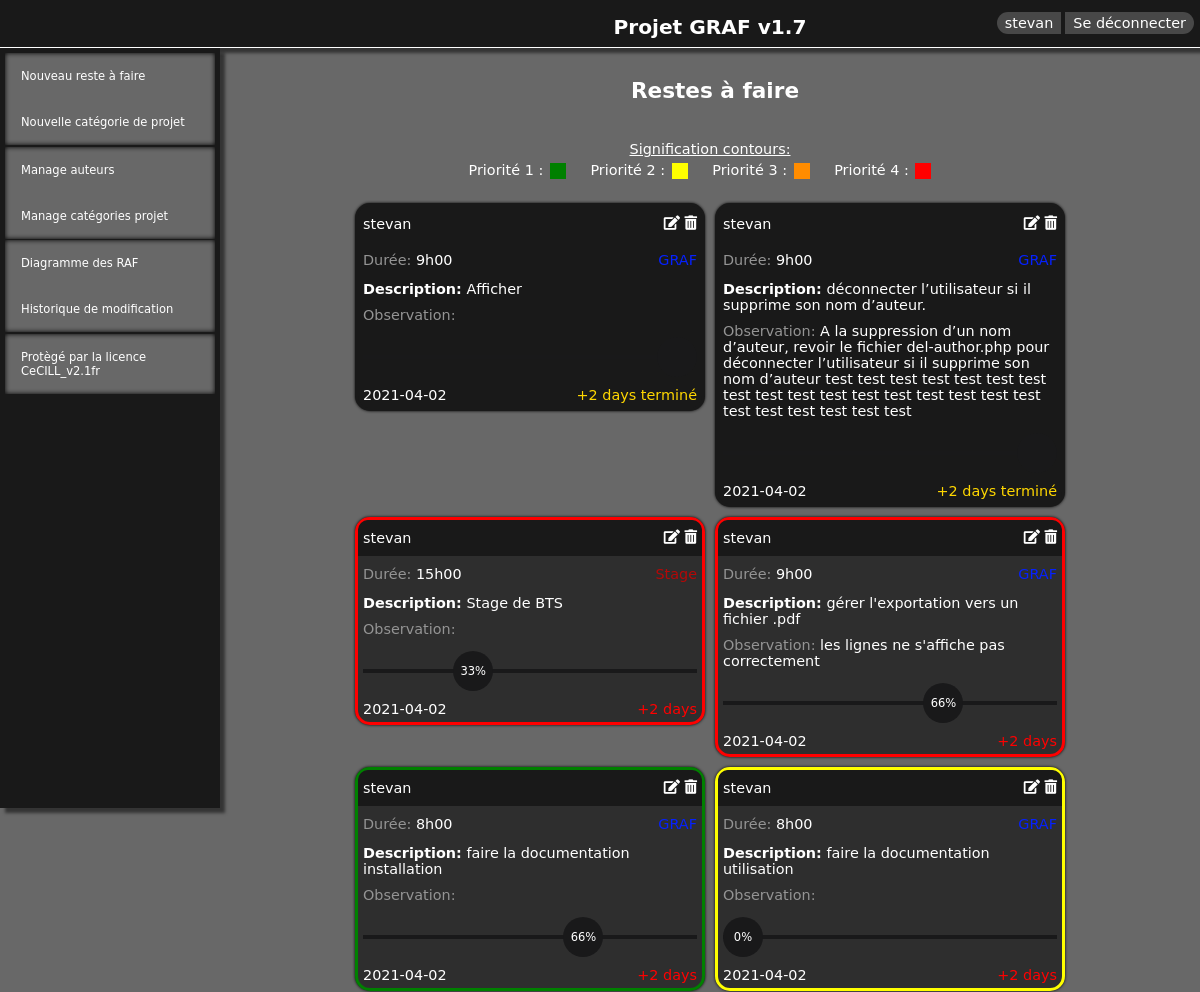
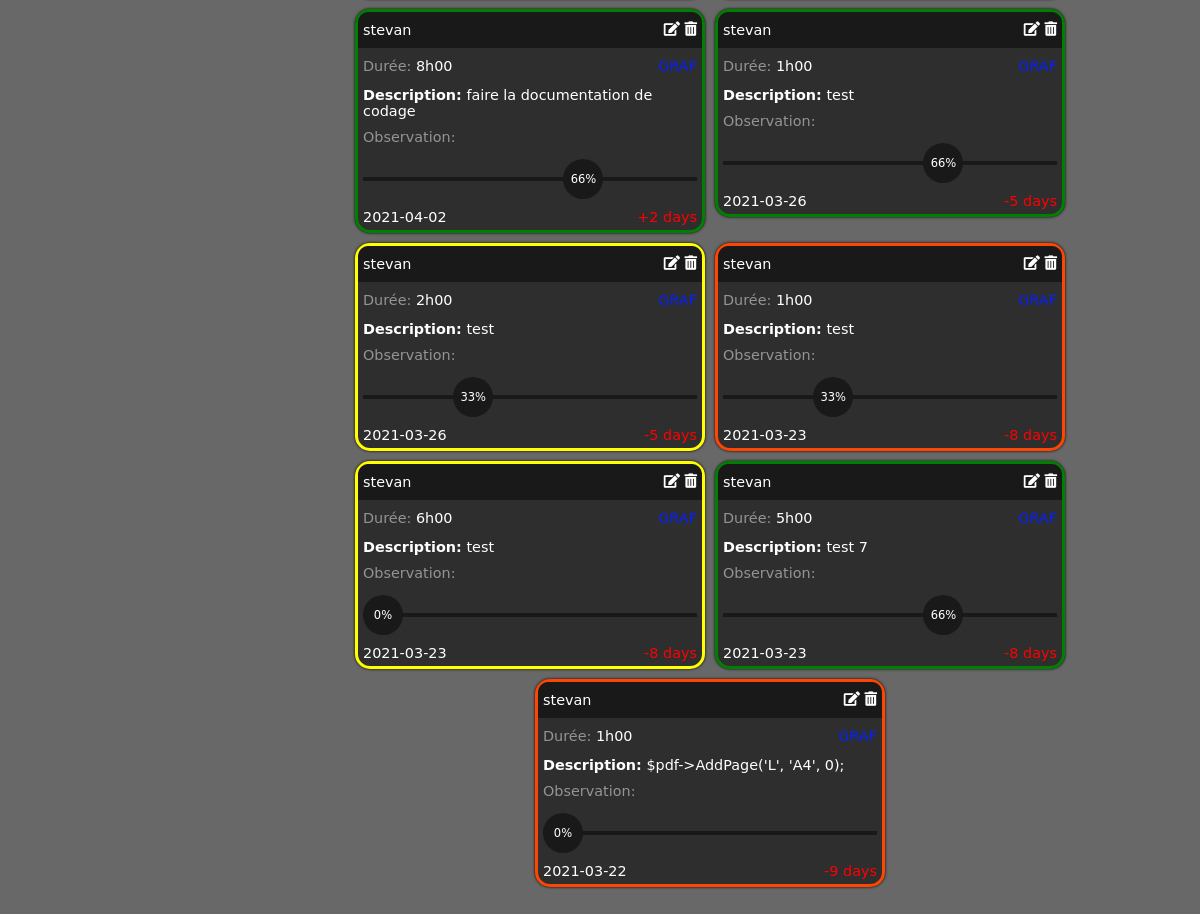
The app's page /index.php?individual=oui (signed in) with its own data (2 pictures, top to bottom).
### tables this page shows
CREATE TABLE `RAF` (
  `id` int(11) NOT NULL AUTO_INCREMENT,
  `author_id` int(11) NOT NULL,
  `description` varchar(255) NOT NULL,
  `duration` decimal(11,2) NOT NULL,
  `priority` int(4) NOT NULL,
  `deadline` date NOT NULL,
  `includeInProject_id` int(11) NOT NULL,
  `un_tiers` int(1) DEFAULT NULL,
  `deux_tiers` int(1) DEFAULT NULL,
  `trois_tiers` int(1) DEFAULT NULL,
  `observation` varchar(255) DEFAULT NULL,
  PRIMARY KEY (`id`),
  KEY `author_id` (`author_id`),
  KEY `includeInProject_id` (`includeInProject_id`),
  CONSTRAINT `RAF_ibfk_1` FOREIGN KEY (`author_id`) REFERENCES `author` (`id`),
  CONSTRAINT `RAF_ibfk_2` FOREIGN KEY (`includeInProject_id`) REFERENCES `includeInProjects` (`id`)
);

CREATE TABLE `author` (
  `id` int(11) NOT NULL AUTO_INCREMENT,
  `name` varchar(255) NOT NULL,
  PRIMARY KEY (`id`)
);

CREATE TABLE `includeInProjects` (
  `id` int(11) NOT NULL AUTO_INCREMENT,
  `name` varchar(255) NOT NULL,
  `color` varchar(7) NOT NULL,
  PRIMARY KEY (`id`)
);

### index/card-raf-individual.php (the view)
<?php
        $authorid = $dbh->prepare("SELECT id FROM author WHERE name = '".$_SESSION['authorName']."'");
        $authorid->execute();
        $id = $authorid->fetch();
        $displayRaf = $dbh->prepare("SELECT * FROM RAF WHERE author_id = ".$id['0']);
        $displayRaf->execute();
        while ($display = $displayRaf->fetch(PDO::FETCH_ASSOC)) {
        $authorNames = $dbh->prepare("SELECT * FROM author WHERE id ='" . $display['author_id'] . "'");
        $authorNames->execute();
        $authorName = $authorNames->fetch();
        $includeNames = $dbh->prepare("SELECT * FROM includeInProjects WHERE id ='" . $display['includeInProject_id'] . "'");
        $includeNames->execute();
        $includeName = $includeNames->fetch();
        $today = date("Y-n-j");
        $origin = date_create($today);
        $target = date_create($display['deadline']);
        $interval = date_diff($origin, $target);
        $dDay = $interval->format('%R%a days');
        if ($display['priority'] == 4) {
            $colorBorder = '<div class="display_raf" style="border-color: red; display: inline-table;">';
        } elseif ($display['priority'] == 3) {
            $colorBorder = '<div class="display_raf" style="border-color:  orangered ; display: inline-table">';
        } elseif ($display['priority'] == 2) {
            $colorBorder = '<div class="display_raf" style="border-color:  yellow; display: inline-table">';
        } else {
            $colorBorder = '<div class="display_raf" style="border-color:  green; display: inline-table">';
        }
        if ($display['trois_tiers'] == 1) {
            $colorBorder = '<div class="display_raf" style="border-color: #191919 ; background-color: #191919; display: inline-table">';
        }
        echo $colorBorder;
        $rafId = $display['id'];
        ?>
        <div class="displaytitle">
            <?php
            if (isset($sessionID)) {
                include 'edit-delete-raf/nav_edition.php';
            } ?>
            <?php
            echo '<div class="displayName">' . $authorName["name"] . "</div></div>";
            echo '<div class="displayDuration">' . '<div class="displayBaseInfo">' . "Durée: " . '</div>' . strtr($display['duration'], ".", "h") . "</div>";
            $iColor = $includeName["color"]; ?>
            <div class="displayProject" style="color: <?php echo $iColor ?>"> <?php echo $includeName["name"] ?> </div>
<?php
            echo '<div class="displayDescription">' . "<b>Description:</b> " . $display['description'] . "</div>";
            echo '<div class="displayObs">' . '<div class="displayBaseInfo">' . "Observation: " . '</div>' . $display['observation'] . "</div>";
            if ($display['un_tiers'] == 0 and $display['deux_tiers'] == 0) {
                ?>
                <div class="bg_third"></div>
                <div class="bg0text">0%</div>
                <?php
            }
            if ($display['un_tiers'] == 1 and $display['deux_tiers'] == 0) {
                ?>
                <div class="bg_third"></div>
                <div class="bg33text">33%</div>
                <?php
            }
            if ($display['un_tiers'] == 1 and $display['deux_tiers'] == 1 and $display['trois_tiers'] == 0) {
                ?>
                <div class="bg_third"></div>
                <div class="bg66text">66%</div>
                <?php
            }
            if ($display['un_tiers'] == 1 and $display['deux_tiers'] == 1 and $display['trois_tiers'] == 1) {
                ?>
                <div class="bg_third"></div>
                <div class="bg100text"></div>
                <?php
            }
            echo '<div class="displayDeadline">' . $display['deadline'] . "</div>";
            if ($dDay <= 0) {
                $a = "color:red;";
            } else {
                $a = "color:white;";
            }
            if($display['trois_tiers'] == 1){
                $a = "color:gold;";
                $dDay = $dDay." terminé";
            }
            echo '<div class="displayDDay" style="' . $a . '">' . $dDay . "</div>";
            echo "</div>";
            }
            ?>

### edit-delete-raf/nav_edition.php (shortened to what this page needs)
<div class="displayEdit">
    <a href="/edit-delete-raf/edit-raf.php?id=<?php echo $rafId; ?>" title="Modifier?"><i class="fas fa-edit"></i></a>
    <a class="confirmModal" href="/edit-delete-raf/delete.php?id=<?php echo $rafId; ?>" title="Supprimer?"><i
            class="fas fa-trash-alt"></i></a>
</div>

### css/style.css (style rules this page uses)
* { box-sizing: border-box; }
body { margin: 0; padding: 0; background-color: #686868; font-family: "DejaVu Sans", sans-serif; font-size: 0.9rem; color: #fff; }
a { text-decoration: none; color: #ffffff; }
.display_raf { width: 350px; border: 3px solid red; margin: 5px; padding: 5px; text-align: left; border-radius: 15px; background-color: #2e2e2e; box-shadow: 0 0 3px #000; }
.displayName { text-align: left; padding: 10px 5px; margin: -5px; border-radius: 10px 10px 0 0; color: #fff; background-color: #191919 }
.displayEdit { float: right; margin-top: 9px; }
.displayDescription { margin-top: 44px; max-width: 350px; overflow-wrap: anywhere; }
.displayDuration { float: left; margin-top: 15px; }
.displayProject { float: right; margin-top: 15px; }
.displayDeadline { margin-top: 10px; float: left; }
.displayObs { margin-top: 10px; max-width: 350px; overflow-wrap: anywhere; }
.displayDDay { margin-top: 10px; float: right; }
.bg_third { margin-top: 32px; height: 4px; background-color: #19191a; }
.bg0text, .bg33text, .bg66text, .bg100text { font-size: 0.8em; }
.bg0text { border-radius: 25px; width: 40px; height: 40px; text-align: center; margin-top: -22px; padding-top: 13px; background-color: #19191a; }
.bg33text { border-radius: 25px; width: 40px; height: 40px; text-align: center; margin-left: 27.012%; margin-top: -22px; padding-top: 13px; background-color: #19191a; }
.bg66text { border-radius: 25px; width: 40px; height: 40px; text-align: center; margin-left: 60.012%; margin-top: -22px; padding-top: 13px; background-color: #19191a; }
.bg100text { border-radius: 25px; width: 40px; height: 40px; text-align: center; margin-left: 88%; margin-top: -22px; padding-top: 13px; background-color: #19191a; }
.fas { position: relative; }

### records on screen
raf: author.name "stevan", duration "9h00", includeInProject.name "GRAF", description "Afficher", un_tiers 1 (drawn), deadline "2021-04-02", dDay "+2 days terminé"
raf: author.name "stevan", duration "9h00", includeInProject.name "GRAF", description "déconnecter l’utilisateur si il supprime son nom d’auteur.", observation "A la suppression d’un nom d’auteur, revoir le fichier del-author.php pour déconnecter l’utilisateur si il supprime son nom d’auteur test test test test test test test test test test test test test test test test test test test test test test test", un_tiers 1 (drawn), deadline "2021-04-02", dDay "+2 days terminé"
raf: author.name "stevan", duration "15h00", description "Stage de BTS", un_tiers "33%", deadline "2021-04-02", deadline "+2 days"
raf: author.name "stevan", duration "9h00", description "gérer l'exportation vers un fichier .pdf", observation "les lignes ne s'affiche pas correctement", un_tiers "66%", deadline "2021-04-02", deadline "+2 days"
raf: author.name "stevan", duration "8h00", description "faire la documentation installation", un_tiers "66%", deadline "2021-04-02", deadline "+2 days"
raf: author.name "stevan", duration "8h00", description "faire la documentation utilisation", shows "0%", deadline "2021-04-02", deadline "+2 days"
raf: author.name "stevan", duration "8h00", description "faire la documentation de codage", un_tiers "66%", deadline "2021-04-02", deadline "+2 days"
raf: author.name "stevan", duration "1h00", description "test", un_tiers "66%", deadline "2021-03-26", deadline "-5 days"
raf: author.name "stevan", duration "2h00", description "test", un_tiers "33%", deadline "2021-03-26", deadline "-5 days"
raf: author.name "stevan", duration "1h00", description "test", un_tiers "33%", deadline "2021-03-23", deadline "-8 days"
raf: author.name "stevan", duration "6h00", description "test", shows "0%", deadline "2021-03-23", deadline "-8 days"
raf: author.name "stevan", duration "5h00", description "test 7", un_tiers "66%", deadline "2021-03-23", deadline "-8 days"
raf: author.name "stevan", duration "1h00", description "$pdf->AddPage('L', 'A4', 0);", shows "0%", deadline "2021-03-22", deadline "-9 days"

### other values on screen
$_SESSION['authorName'] "stevan"
